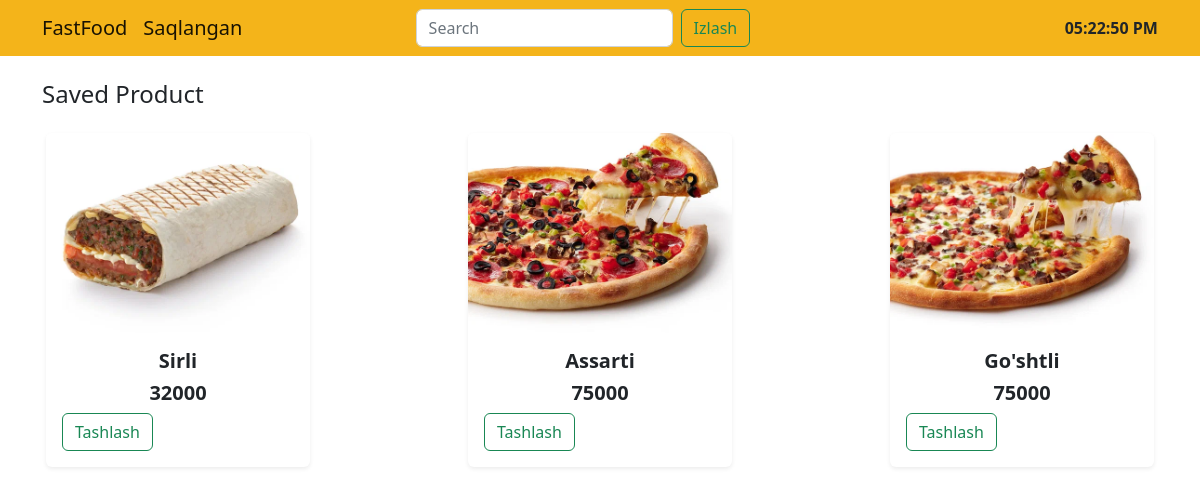
The page /saveds/ (signed in) on the database its author committed.
### fastfood/models.py (models this page shows, shortened)
class Saved(models.Model):
    product = models.ForeignKey(Product, on_delete=models.CASCADE)
    user = models.ForeignKey(User,on_delete=models.CASCADE)

class Product(models.Model):
    category = models.ForeignKey(Category,on_delete=models.CASCADE)
    name = models.CharField(max_length=200)
    price = models.BigIntegerField()
    image = models.ImageField(upload_to='fastfood')
    class Meta:
        ordering = ['category']

### fastfood/views.py (the view)
# urls.py: path('saveds/',SavedView.as_view(),name='saveds'),
class SavedView(LoginRequiredMixin, View):
    def get(self, request):
        saveds = Saved.objects.filter(user=request.user)
        q=request.GET.get('q', '')
        if q:
            products = Product.objects.filter(name__icontains=q)
            saveds = saveds.filter(product__in=products)
        return render(request, 'saveds.html', {"saveds":saveds})

### templates/saveds.html (shortened to what this page needs)
{% extends "base.html" %}
{% block content %}
   <div class="container">
    <div class=" w-100 mt-4">
        <h4 class="d-block" >Saved Product</h4>
        <div class="d-flex flex-wrap justify-content-between">
            {% for i in saveds %}
            <div class="card border border-0 shadow-sm d-inline-block m-1 mt-3" style="width: 16.5rem;" >
                <img height="200" class=" card-img-top" src="{{i.product.image.url}}" alt="">
                <div class="card-body">
                    <h5 style="text-align: center;"><strong>{{i.product.name}}</strong></h5>
                    <h5 style="text-align: center;"><strong>{{i.product.price}}</strong></h5>
                    <div class="buttons d-flex flex-wrap justify-content-between ">
                        <a href="{% url 'delete' i.pk %}" class="btn btn-outline-success">Tashlash</a>
                    </div>
                </div>
            </div>
            {% endfor %}
        </div>
    </div>
</div>
{% endblock content %}

### templates/base.html (shortened to what this page needs)
<!DOCTYPE html>
<html lang="en">
<head>
    <link rel="stylesheet" href="https://cdn.jsdelivr.net/npm/bootstrap@5.2.3/dist/css/bootstrap.min.css">
    <link href="https://cdn.jsdelivr.net/npm/bootstrap@5.2.3/dist/css/bootstrap.min.css" rel="stylesheet">
</head>
<body>
    <nav class="navbar navbar-expand-lg navbar-light " style="background-color: #F4B41A;">
        <div class="container">
          <a class="navbar-brand" href="{% url 'home' %}">FastFood</a>
            <ul class="navbar-nav me-auto mb-2 mb-lg-0">
              <a class="navbar-brand" href="{% url 'saveds' %}">Saqlangan</a>
            </ul>
              <div class="btn-group">
                <form class="d-flex " role="search">
                  <input class="form-control me-2" name="q" type="search" placeholder="Search" aria-label="Search">
                  <button class="btn btn-outline-success" type="submit">Izlash</button>
                </form>
              </div>
              <div class="float-end ms-auto">
                <strong id="clock">{{ datetime.now|date:"H:i" }}</strong>
              </div>
        </div>
    </nav>
    {% block content %}
    {% endblock content %}
</body>
</html>

### templates/base.html (style rules this page uses)
img { object-fit: cover; }

### rows shown on the page
Saved: product.image (picture), product.name "Sirli", product.price "32000"
Saved: product.image (picture), product.name "Assarti", product.price "75000"
Saved: product.image (picture), product.name "Go'shtli", product.price "75000"
